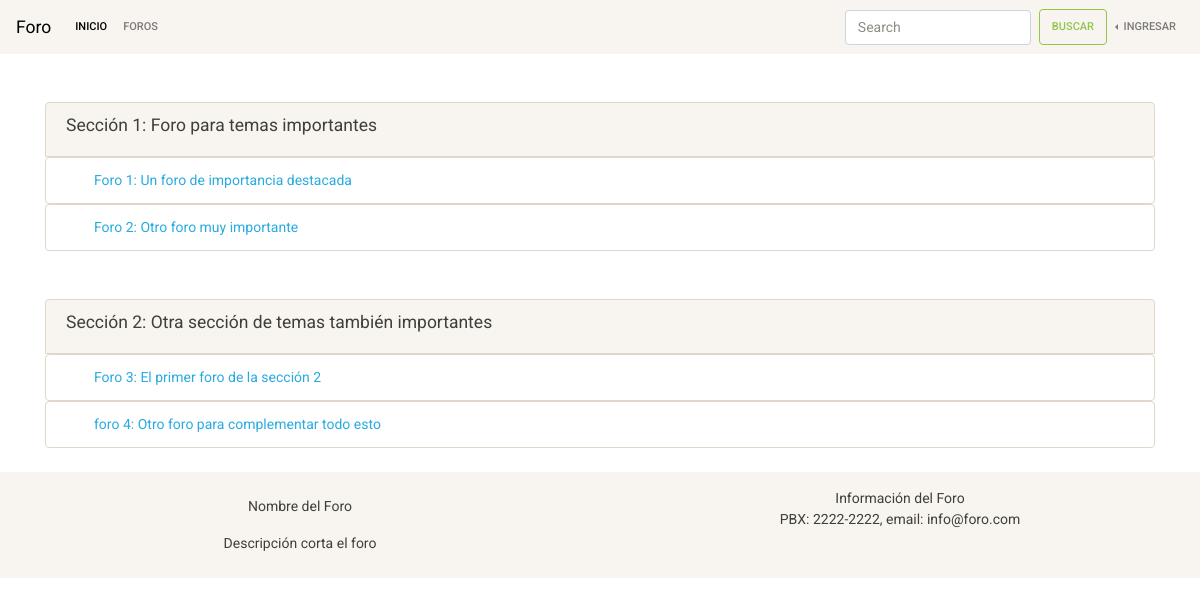
The app's page /forum/ with its own data.
### apps/forum/models.py (models this page shows, shortened)
class Section(models.Model):
    title = models.CharField(_("Title"), max_length=150, unique=True)
    description = models.CharField(_("Description"), max_length=250)
    slug = models.SlugField(max_length=50, unique=True)

class Forum(models.Model):
    title = models.CharField(_("Title"), max_length=200150, unique=True)
    description = models.CharField(_("Description"), max_length=250)
    section = models.ForeignKey(Section, on_delete=models.CASCADE)
    slug = models.SlugField(max_length=50, unique=True)
    def get_absolute_url(self):
        return reverse("forums_detail", kwargs={"slug": self.slug})

### apps/forum/views.py (the view)
# urls.py: path('', ForumsListView.as_view(), name='forum'),
class ForumsListView(ListView):
    model = Section
    template_name = "forum/forum.html"

### apps/forum/templates/forum/forum.html (shortened to what this page needs)
{% extends 'base.html' %}
{% block content%}
<div class="container">
    <div class="row">
        <div class="col-12">
            {% for section in object_list %}
            <ul class="list-group pt-5">
                <li class="list-group-item bg-light text-black"><h5>{{ section.title }}: {{ section.description }}</h5></li>
                {% for forum in section.forum_set.all %}
                <ul class="list-group">
                    <li class="list-group-item pl-5"><a class="text-info" href="{{ forum.get_absolute_url }}">{{ forum.title }}: {{ forum.description }}</a> </li>
                </ul>
            </ul>
            {% endfor %}
            {% endfor %}
        </div>
    </div>
</div>
{% endblock content %}

### templates/base.html (shortened to what this page needs)
{% load i18n %}
<!doctype html>
<html lang="en">
<head>
  <link href="https://stackpath.bootstrapcdn.com/bootswatch/4.4.1/sandstone/bootstrap.min.css" rel="stylesheet">
</head>
<body>
  <nav class="navbar navbar-expand-lg navbar-light bg-light">
    <a class="navbar-brand" href="{% url 'home' %}">{% trans "Forum" %}</a>
    <div class="collapse navbar-collapse" id="navbarSupportedContent">
      <ul class="navbar-nav mr-auto">
        <li class="nav-item active">
          <a class="nav-link" href="{% url 'home' %}">{% trans "Home" %}<span class="sr-only">(current)</span></a>
        </li>
        <li class="nav-item">
          <a class="nav-link" href="{% url 'forum' %}">{% trans "Forums" %}</a>
        </li>
      </ul>
      <form class="form-inline my-2 my-lg-0 ml-auto">
        <input class="form-control mr-sm-2" type="search" placeholder="Search" aria-label="Search">
        <button class="btn btn-outline-success my-2 my-sm-0" type="submit">{% trans "Search" %}</button>
      </form>
      {% if user.is_authenticated %}
      <ul class="navbar-nav">
        <li class="nav-item dropleft">
          <a class="nav-link dropdown-toggle" href="#" id="navbarDropdown" role="button" data-toggle="dropdown"
            aria-haspopup="true" aria-expanded="false">
            {{ user.username }}
          </a>
          <div class="dropdown-menu" aria-labelledby="navbarDropdown">
            <a class="dropdown-item" href="{% url 'logout' %}">{% trans "Logout" %}</a>
            <a class="dropdown-item" href="{% url 'password_change' %}">{% trans "Change my password" %}</a>
            <div class="dropdown-divider"></div>
            <a class="dropdown-item" href="#">{% trans "Profile" %}</a>
          </div>
        </li>
      </ul>
      {% else %}
      <ul class="navbar-nav">
        <li class="nav-item dropleft">
          <a class="nav-link dropdown-toggle" href="{% url 'signup' %}" id="navbarDropdown" role="button"
            data-toggle="dropdown" aria-haspopup="true" aria-expanded="false">
            {% trans "Login" %}
          </a>
        </li>
      </ul>
      {% endif %}
    </div>
  </nav>
  {% block content %}{% endblock content %}
  <footer class="container-fluid bg-light">
    <div class="conteiner-fluid mt-4 mb-4 pb-2">
      <div class="row">
        <div class="col-12 col-md-6">
          <p class=" text-center mt-3 pt-2">{% trans "Forum name" %}</p>
          <p class="text-center">{% trans "Short forum description" %}</p>
        </div>
        <div class="col-12 col-md-6 ">
          <p class="modal-body text-center">{% trans "Forum Info" %}<br>
            PBX: 2222-2222, email: info@foro.com</p>
        </div>
      </div>
    </div>
  </footer>
</body>
</html>

### records on screen
Section: title "Sección 1", description "Foro para temas importantes"
Forum: title "Foro 1", description "Un foro de importancia destacada"
Forum: title "Foro 2", description "Otro foro muy importante"
Section: title "Sección 2", description "Otra sección de temas también importantes"
Forum: title "Foro 3", description "El primer foro de la sección 2"
Forum: title "foro 4", description "Otro foro para complementar todo esto"
